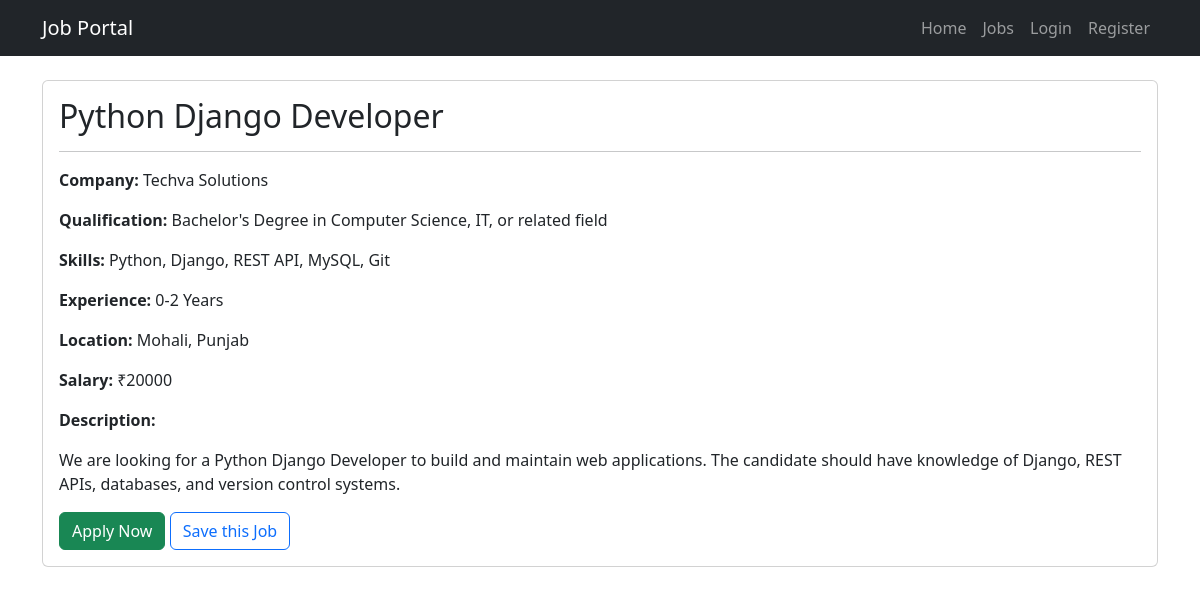
The app's page /job/1/ with its own data.
### job/models.py (models this page shows, shortened)
class Job(models.Model):
    title = models.CharField(max_length=100)
    qualification = models.CharField(max_length=200)
    skills = models.CharField(max_length=200)
    description = models.TextField()
    experience = models.CharField(max_length=50)
    salary = models.IntegerField()
    location = models.CharField(max_length=100)
    company_name = models.CharField(max_length=100)
    posted_date = models.DateField(auto_now_add=True)

### job/views.py (the view)
# urls.py: path('job/<int:id>/',job_detail,name='job_detail'),
def job_detail(request, id):
    job = Job.objects.get(id=id)
    return render(
        request,
        "job_detail.html",
        {
            "job": job
        }
    )

### job/templates/job_detail.html
{% extends 'base.html' %}
{% block content %}
<div class="card">
    <div class="card-body">
        <h2>
            {{ job.title }}
        </h2>
        <hr>
        <p>
            <strong>Company:</strong>
            {{ job.company_name }}
        </p>
        <p>
            <strong>Qualification:</strong>
            {{ job.qualification }}
        </p>
        <p>
            <strong>Skills:</strong>
            {{ job.skills }}
        </p>
        <p>
            <strong>Experience:</strong>
            {{ job.experience }}
        </p>
        <p>
            <strong>Location:</strong>
            {{ job.location }}
        </p>
        <p>
            <strong>Salary:</strong>
            ₹{{ job.salary }}
        </p>
        <p>
            <strong>Description:</strong>
        </p>
        <p>
            {{ job.description }}
        </p>
        <a
            href="/job/{{ job.id }}/apply/"
            class="btn btn-success">
            Apply Now
        </a>
        <a href="{% url 'saved_job' job.id %}" class="btn btn-outline-primary">
            Save this Job
        </a>
    </div>
</div>
{% endblock %}

### records on screen
Job: title "Python Django Developer", company_name "Techva Solutions", qualification "Bachelor's Degree in Computer Science, IT, or related field", skills "Python, Django, REST API, MySQL, Git", experience "0-2 Years", location "Mohali, Punjab", salary "20000", description "We are looking for a Python Django Developer to build and maintain web applications. The candidate should have knowledge of Django, REST APIs, databases, and version control systems."
